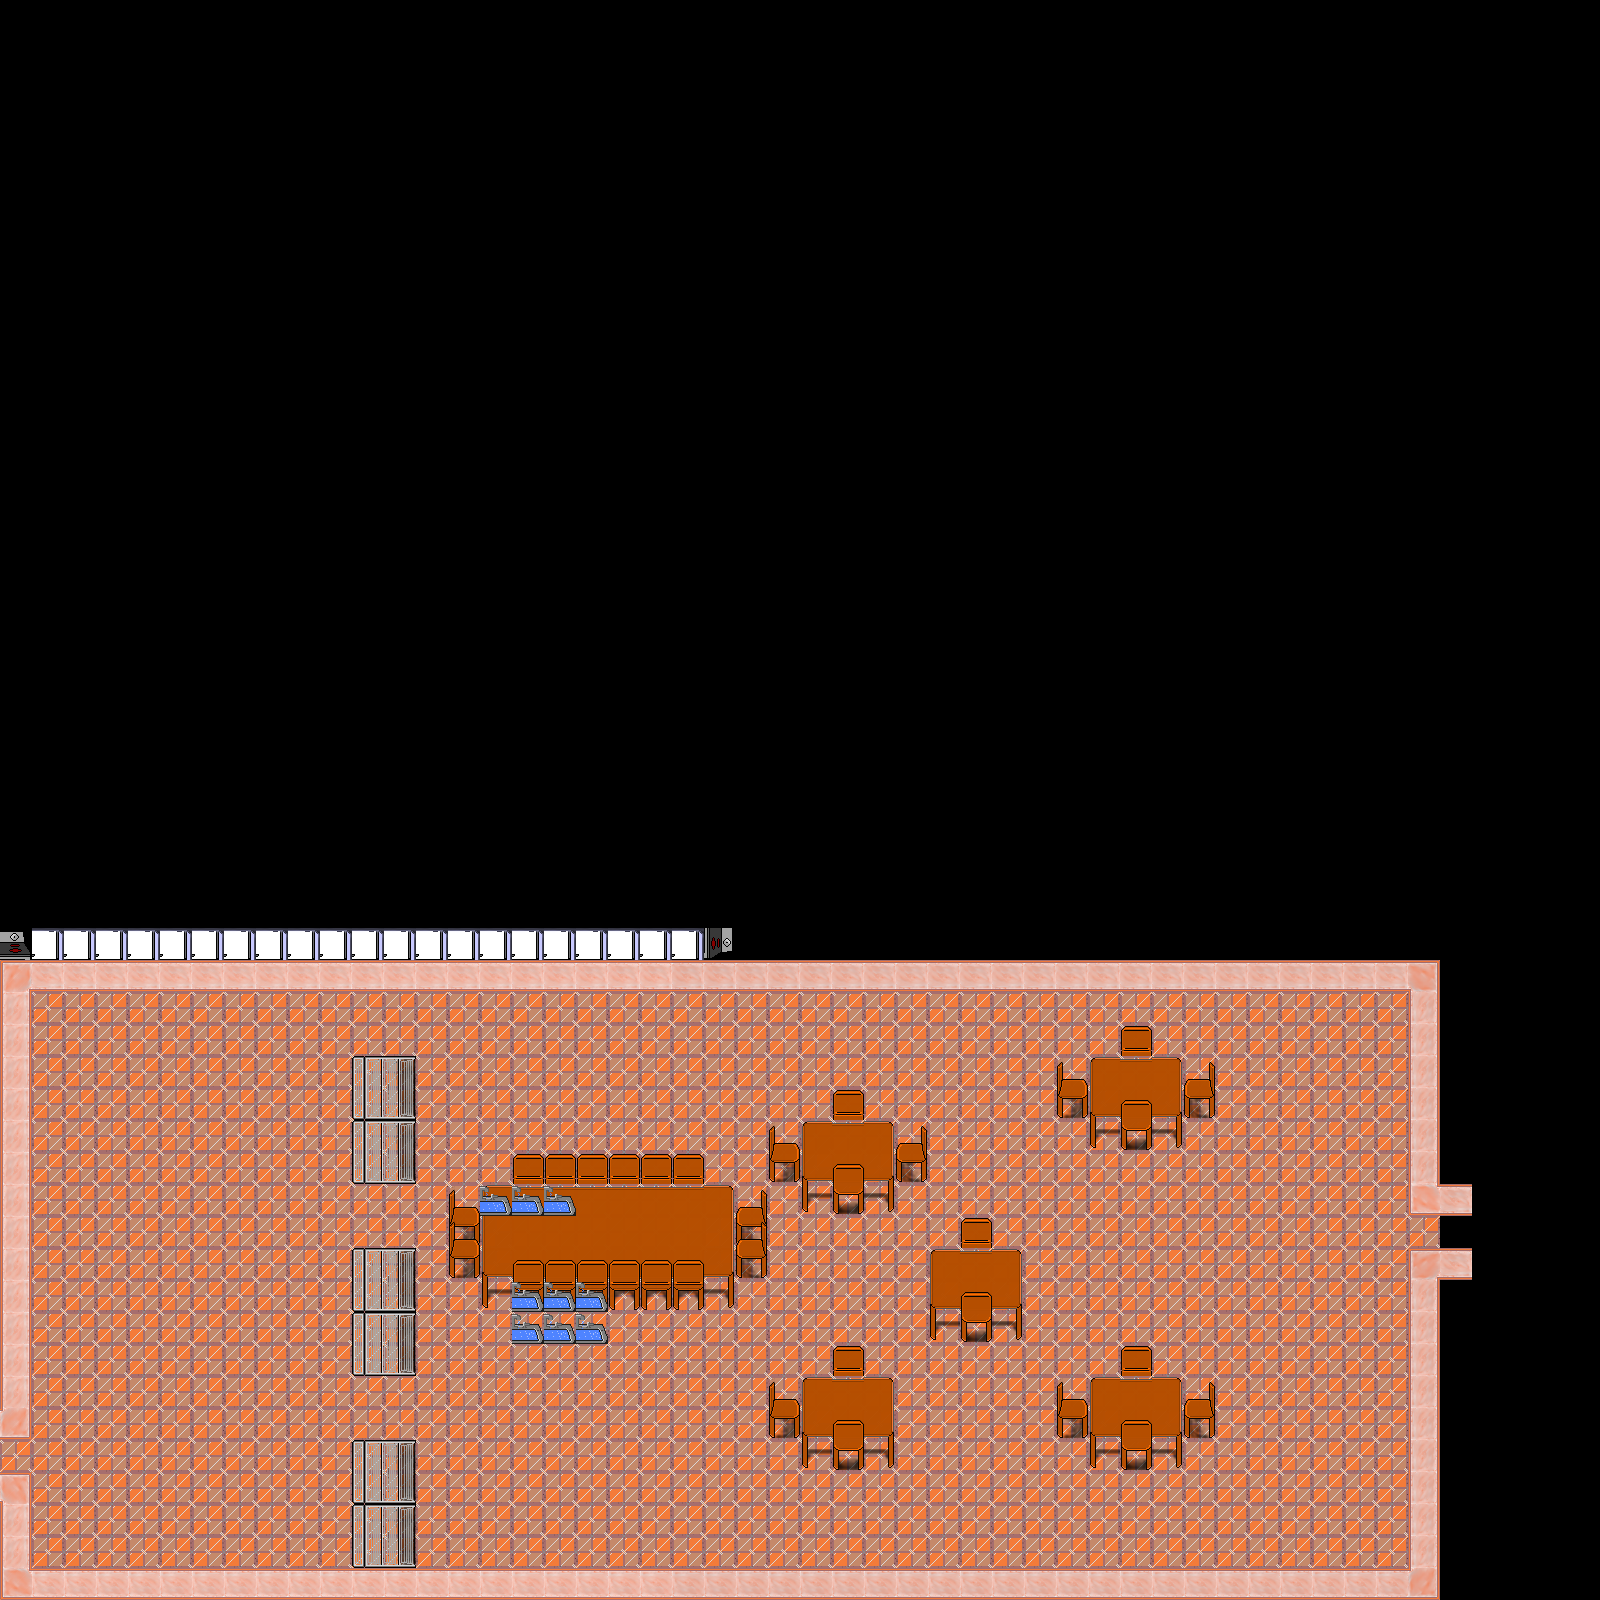

The image is a tile-based game level rendered from a .tmx file. Its description and source (layers, tilesets, objects; grid data summarised) follow:
An orthogonal 50x50 tile map with 32x32 px tiles, 3 tile layers (Below Player, World, Above Player) and 40 objects (16x NPCPoint, 11x LCratePoint, 5x crackPoint, 3x spillPoint, 3x enemyPoint, ...).

<map version="1.2" tiledversion="1.2.4" orientation="orthogonal" renderorder="right-down" width="50" height="50" tilewidth="32" tileheight="32" infinite="0" nextlayerid="5" nextobjectid="104">
 <tileset firstgid="1" name="newTileset" tilewidth="32" tileheight="32" tilecount="400" columns="20">
  <image source="newTileset.png" width="640" height="640" />
  <tile id="1">
   <properties>
    <property name="collides" type="bool" value="true" />
   </properties>
  </tile>
  <tile id="5">
   <properties>
    <property name="collides" type="bool" value="true" />
   </properties>
  </tile>
  <tile id="6">
   <properties>
    <property name="collides" type="bool" value="true" />
   </properties>
  </tile>
  <tile id="21">
   <properties>
    <property name="collides" type="bool" value="true" />
   </properties>
  </tile>
  <tile id="22">
   <properties>
    <property name="collides" type="bool" value="true" />
   </properties>
  </tile>
  <tile id="23">
   <properties>
    <property name="collides" type="bool" value="true" />
   </properties>
  </tile>
  <tile id="24">
   <properties>
    <property name="collides" type="bool" value="true" />
   </properties>
  </tile>
  <tile id="25">
   <properties>
    <property name="collides" type="bool" value="true" />
   </properties>
  </tile>
  <tile id="26">
   <properties>
    <property name="collides" type="bool" value="true" />
   </properties>
  </tile>
  <tile id="27">
   <properties>
    <property name="collides" type="bool" value="true" />
   </properties>
  </tile>
  <tile id="28">
   <properties>
    <property name="collides" type="bool" value="true" />
   </properties>
  </tile>
  <tile id="29">
   <properties>
    <property name="collides" type="bool" value="true" />
   </properties>
  </tile>
  <tile id="41">
   <properties>
    <property name="collides" type="bool" value="true" />
   </properties>
  </tile>
  <tile id="42">
   <properties>
    <property name="collides" type="bool" value="true" />
   </properties>
  </tile>
  <tile id="43">
   <properties>
    <property name="collides" type="bool" value="true" />
   </properties>
  </tile>
  <tile id="44">
   <properties>
    <property name="collides" type="bool" value="true" />
   </properties>
  </tile>
  <tile id="45">
   <properties>
    <property name="collides" type="bool" value="true" />
   </properties>
  </tile>
  <tile id="46">
   <properties>
    <property name="collides" type="bool" value="true" />
   </properties>
  </tile>
  <tile id="47">
   <properties>
    <property name="collides" type="bool" value="true" />
   </properties>
  </tile>
  <tile id="48">
   <properties>
    <property name="collides" type="bool" value="true" />
   </properties>
  </tile>
  <tile id="49">
   <properties>
    <property name="collides" type="bool" value="true" />
   </properties>
  </tile>
  <tile id="50">
   <properties>
    <property name="collides" type="bool" value="true" />
   </properties>
  </tile>
  <tile id="51">
   <properties>
    <property name="collides" type="bool" value="true" />
   </properties>
  </tile>
  <tile id="61">
   <properties>
    <property name="collides" type="bool" value="true" />
   </properties>
  </tile>
  <tile id="62">
   <properties>
    <property name="collides" type="bool" value="true" />
   </properties>
  </tile>
  <tile id="65">
   <properties>
    <property name="collides" type="bool" value="true" />
   </properties>
  </tile>
  <tile id="66">
   <properties>
    <property name="collides" type="bool" value="true" />
   </properties>
  </tile>
  <tile id="67">
   <properties>
    <property name="collides" type="bool" value="true" />
   </properties>
  </tile>
  <tile id="68">
   <properties>
    <property name="collides" type="bool" value="true" />
   </properties>
  </tile>
 </tileset>
 <layer id="1" name="Below Player" width="50" height="50">
  <data>[2500 cells, 838 non-empty, 3 distinct tile ids]</data>
 </layer>
 <layer id="2" name="World" width="50" height="50">
  <data>[2500 cells, 250 non-empty, 22 distinct tile ids]</data>
 </layer>
 <objectgroup id="3" name="Objects">
  <object id="1" name="Spawn Point" x="96" y="1408">
   <point />
  </object>
  <object id="2" name="winPoint" x="1408" y="1248">
   <point />
  </object>
  <object id="7" name="LCratePoint" x="160" y="1312" rotation="90">
   <point />
  </object>
  <object id="8" name="spillPoint" x="192" y="1184">
   <point />
  </object>
  <object id="11" name="enemyPoint" x="1152" y="1248">
   <point />
  </object>
  <object id="12" name="enemyPoint" x="64" y="1568">
   <point />
  </object>
  <object id="17" name="spillPoint" x="832" y="1312">
   <point />
  </object>
  <object id="18" name="enemyPoint" x="709" y="1086">
   <point />
  </object>
  <object id="19" name="spillPoint" x="256" y="1408">
   <point />
  </object>
  <object id="20" name="NPCPoint" x="480" y="1536">
   <point />
  </object>
  <object id="23" name="LCratePoint" x="64" y="1088" rotation="90">
   <point />
  </object>
  <object id="24" name="LCratePoint" x="320" y="1120" rotation="90">
   <point />
  </object>
  <object id="71" name="LCratePoint" x="416" y="1216" rotation="90">
   <point />
  </object>
  <object id="73" name="LCratePoint" x="256" y="1216" rotation="90">
   <point />
  </object>
  <object id="77" name="LCratePoint" x="96" y="1152" rotation="180">
   <point />
  </object>
  <object id="78" name="LCratePoint" x="160" y="1216" rotation="180">
   <point />
  </object>
  <object id="80" name="LCratePoint" x="192" y="1504" rotation="180">
   <point />
  </object>
  <object id="81" name="LCratePoint" x="544" y="1472" rotation="180">
   <point />
  </object>
  <object id="82" name="LCratePoint" x="448" y="1440" rotation="90">
   <point />
  </object>
  <object id="83" name="NPCPoint" x="480" y="1184">
   <point />
  </object>
  <object id="84" name="NPCPoint" x="512" y="1248">
   <point />
  </object>
  <object id="85" name="NPCPoint" x="832" y="1408">
   <point />
  </object>
  <object id="86" name="NPCPoint" x="640" y="1536">
   <point />
  </object>
  <object id="87" name="NPCPoint" x="320" y="1248">
   <point />
  </object>
  <object id="88" name="NPCPoint" x="608" y="1248">
   <point />
  </object>
  <object id="89" name="NPCPoint" x="288" y="1056">
   <point />
  </object>
  <object id="90" name="crackPoint" x="416" y="1536">
   <point />
  </object>
  <object id="91" name="crackPoint" x="928" y="1568">
   <point />
  </object>
  <object id="92" name="crackPoint" x="608" y="1120">
   <point />
  </object>
  <object id="93" name="crackPoint" x="704" y="1376">
   <point />
  </object>
  <object id="94" name="crackPoint" x="544" y="1024">
   <point />
  </object>
  <object id="95" name="LCratePoint" x="480" y="1440" rotation="90">
   <point />
  </object>
  <object id="96" name="NPCPoint" x="1056" y="1184">
   <point />
  </object>
  <object id="97" name="NPCPoint" x="1056" y="1248">
   <point />
  </object>
  <object id="98" name="NPCPoint" x="1056" y="1312">
   <point />
  </object>
  <object id="99" name="NPCPoint" x="1056" y="1376">
   <point />
  </object>
  <object id="100" name="NPCPoint" x="832" y="1152">
   <point />
  </object>
  <object id="101" name="NPCPoint" x="384" y="1344" rotation="-90">
   <point />
  </object>
  <object id="102" name="NPCPoint" x="384" y="1408" rotation="-90">
   <point />
  </object>
  <object id="103" name="NPCPoint" x="384" y="1472" rotation="-90">
   <point />
  </object>
 </objectgroup>
 <layer id="4" name="Above Player" width="50" height="50">
  <data>[2500 cells, 54 non-empty, 6 distinct tile ids]</data>
 </layer>
</map>
